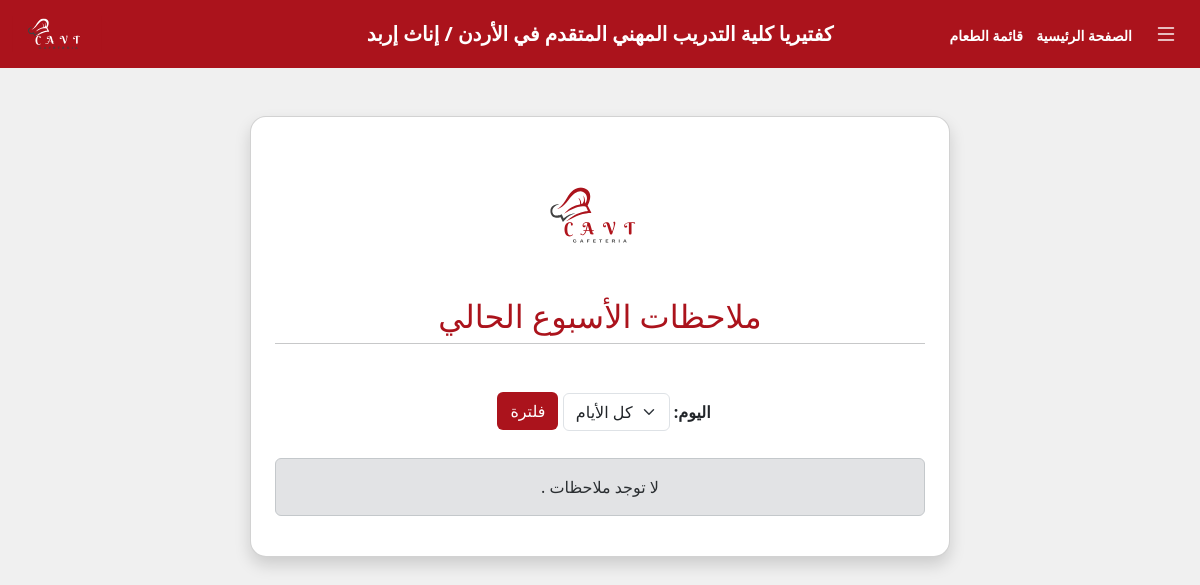
Before: /Showfeedbacks (signed in) with the older database file.
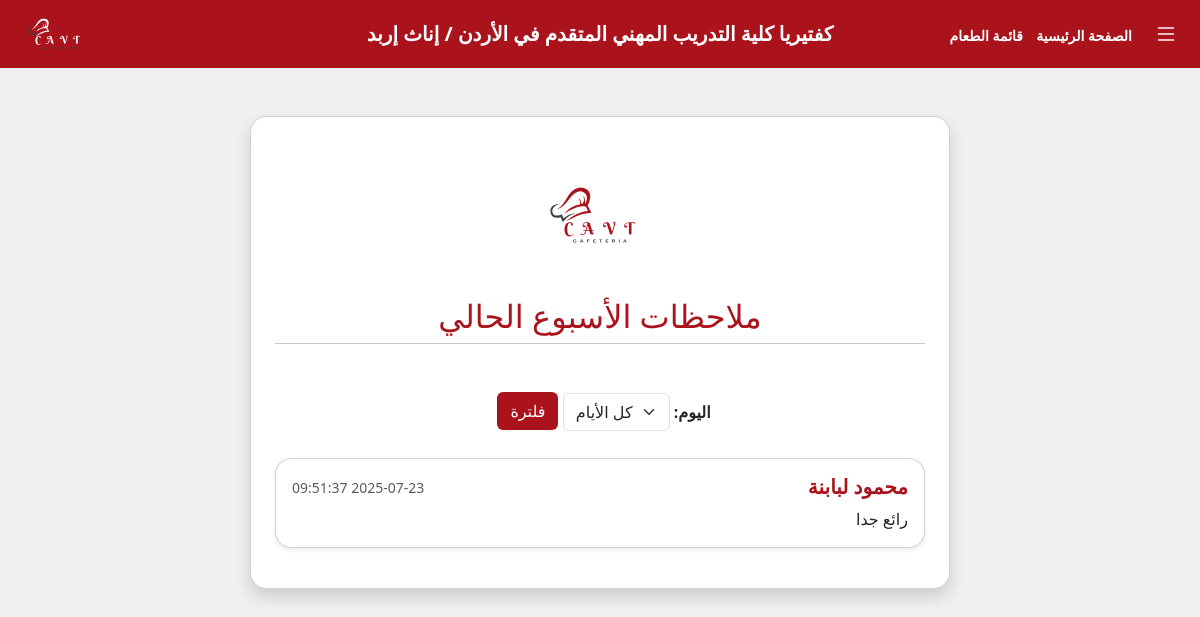
After: the same page with the newer database file.
### tables this page shows
CREATE TABLE "Feedback" (
	"id"	INTEGER,
	"content"	TEXT NOT NULL,
	"feedback_date"	DATETIME DEFAULT CURRENT_TIMESTAMP,
	"user_id"	INTEGER NOT NULL,
	PRIMARY KEY("id" AUTOINCREMENT),
	FOREIGN KEY("user_id") REFERENCES "User"("id") ON DELETE CASCADE
);

CREATE TABLE "User" (
	"id"	INTEGER,
	"name"	TEXT NOT NULL,
	"specialty"	TEXT NOT NULL CHECK("specialty" IN ('مهارات إنتاج المخبوزات والحلويات والمعجنات', 'صانع حلويات شرقية', 'صانع حلويات غربية', 'صانع معجنات', 'حلاق شعر نسائي / كوافيرة أو كوافير', 'مساعد حلاق نسائي', 'مدير', 'مساعد تجميل', 'مختص مكياج', 'منسق إداري طبي', 'حاضنة أطفال', 'خياط ملابس نسائية', 'مشغل / آلة درزة صناعية', 'مدخل بيانات', 'مطور التطبيقات المتقدمة', 'تكنولوجيا إدارة النظم والشبكات', 'صيانة أنظمة ومعدات تقنية المعلومات', 'تكنولوجيا الرسم الهندسي وتطبيقاته')),
	"password"	TEXT NOT NULL,
	"phone_number"	TEXT NOT NULL CHECK(length("phone_number") = 10),
	"role_id"	INTEGER NOT NULL DEFAULT 3,
	PRIMARY KEY("id" AUTOINCREMENT),
	FOREIGN KEY("role_id") REFERENCES "Role"("id") ON DELETE CASCADE
);

### temp.py (the view, shortened to what this page needs)
@app.route('/Showfeedbacks')
@login_required
def show_feedbacks():
    selected_day = request.args.get('day')
    conn = get_db_connection()
    cursor = conn.cursor()
    base_query = """
    SELECT Feedback.content, Feedback.feedback_date, User.name
    FROM Feedback
    JOIN User ON Feedback.user_id = User.id
    WHERE date(Feedback.feedback_date) >= date('now', '-7 days')
    """
    params = []
    base_query += " ORDER BY Feedback.feedback_date DESC"
    cursor.execute(base_query, params)
    feedbacks = cursor.fetchall()
    conn.commit()
    conn.close()
    return render_template('showfeedback.html', pagetitle="ملاحظات الأسبوع", feedbacks=feedbacks, selected_day=selected_day)

### database.py (called while the page is built)
def get_db_connection():
    conn = sqlite3.connect("college_users.db")
    conn.row_factory = sqlite3.Row  # بترجع النتائج كـ dict
    return conn

### temp.py (called while the page is built)
def login_required(f):
    @wraps(f)
    def decorated_function(*args, **kwargs):
        if 'user_id' not in session:
            flash('يجب تسجيل الدخول أولاً')
            return redirect(url_for('login'))
        return f(*args, **kwargs)
    return decorated_function

### templates/showfeedback.html (shortened to what this page needs)
{% extends 'navbar.html' %}
{% block body %}
  <div class="container d-flex justify-content-center align-items-center py-5">
    <div class="card shadow p-4 w-100 max-width700px rounded-4 bg-white">
      <div class="text-center mb-4">
      <img src="{{ url_for('static', filename='image/CAVT_logo.svg') }}" alt="شعار الكلية" class="rounded" width="140">
        <h2 class="mt-3 color-AB131C">ملاحظات الأسبوع الحالي</h2>
        <hr class="mt-2 mb-4">
      </div>
      <form method="get" class="mb-4 text-center">
        <label for="day" class="form-label fw-bold">اليوم:</label>
        <select name="day" id="day" class="form-select d-inline-block w-auto">
          <option value="" {% if not selected_day %}selected{% endif %}>كل الأيام</option>
        </select>
        <button type="submit" class="btn background-color-AB131C text-white mb-1 ms-2">فلترة</button>
      </form>
      {% for content, feedback_date, name in feedbacks %}
      <div class="card shadow-sm mb-3 rounded-4 note-card">
        <div class="card-body">
          <div class="d-flex justify-content-between align-items-center mb-2">
            <h5 class="mb-0 fw-bold color-AB131C">{{ name }}</h5>
            <small class="text-muted">{{ feedback_date }}</small>
          </div>
          <p class="card-text">{{ content }}</p>
        </div>
      </div>
      {% else %}
      <div class="alert alert-secondary text-center" role="alert">
        لا توجد ملاحظات  .
      </div>
      {% endfor %}
    </div>
  </div>
{% endblock %}

Changed rows visible on the page:
added Feedback: name "محمود لبابنة", feedback_date "2025-07-23 09:51:37", content "رائع جدا"
Other visible differences:
text no longer shown: "لا توجد ملاحظات ."
